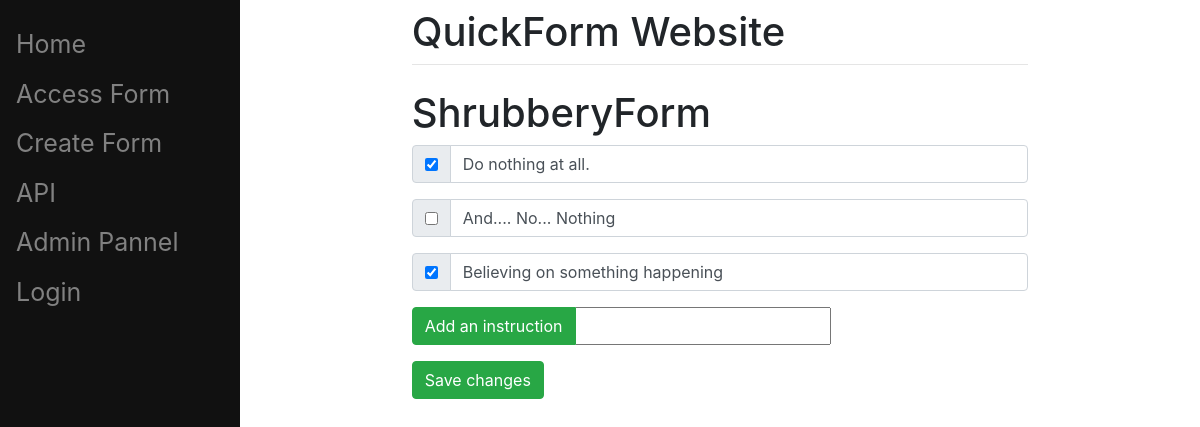
The page /1 on the database its author committed.
### main/models.py (models this page shows, shortened)
class Form(models.Model):
	name = models.CharField(max_length=40, unique=True, default="name")
	description = models.CharField(max_length=512, default="description")

class Item(models.Model):
	form = models.ForeignKey(Form, on_delete=models.CASCADE)
	photo = models.CharField(max_length=1024, default="")
	description = models.CharField(max_length=512, default="description")
	complete = models.BooleanField(default=False)

### main/views.py (the view, shortened to what this page needs)
# urls.py: path('<int:id>', views.mainPageDetails, name='mainDetails'),
def mainPageDetails(request, id):
	form = Form.objects.get(id=id)
	return render(request, 'main/form.html', {"form":form})

### main/templates/main/form.html (shortened to what this page needs)
{% extends 'main/base.html' %}
{% block content %}
	<h1>{{form.name}}</h1>
	<form method='post' action='#'>
		{% for item in form.item_set.all %}
		<div class='input-group mb-3'>
			<div class='input-group-prepend'>
				<div class='input-group-text'>
					{% if item.complete == True %}
						<input type='checkbox' value='clicked' name='cb{{item.id}}' checked>
					{% else %}
						<input type='checkbox' value='clicked' name='cb{{item.id}}'>
					{% endif %}
				</div>
			</div>
			<input type='text' value='{{item.description}}' class='form-control'>
		</div>
		{% endfor %}
		<div class='input-group mb-3'>
			<div class='input-group-prepend'>
				<button type'submit' name='newItem' value='newItem' class='btn btn-success'>Add an instruction</button>
			</div>
			<input type='text', name='newItemValue'>
		</div>
		<button type'submit' name='save' value='save' class='btn btn-success'>Save changes</button>
	</form>
{% endblock %}

### rows shown on the page
Form: name "ShrubberyForm"
Item: description "Do nothing at all."
Item: description "And.... No... Nothing"
Item: description "Believing on something happening"
